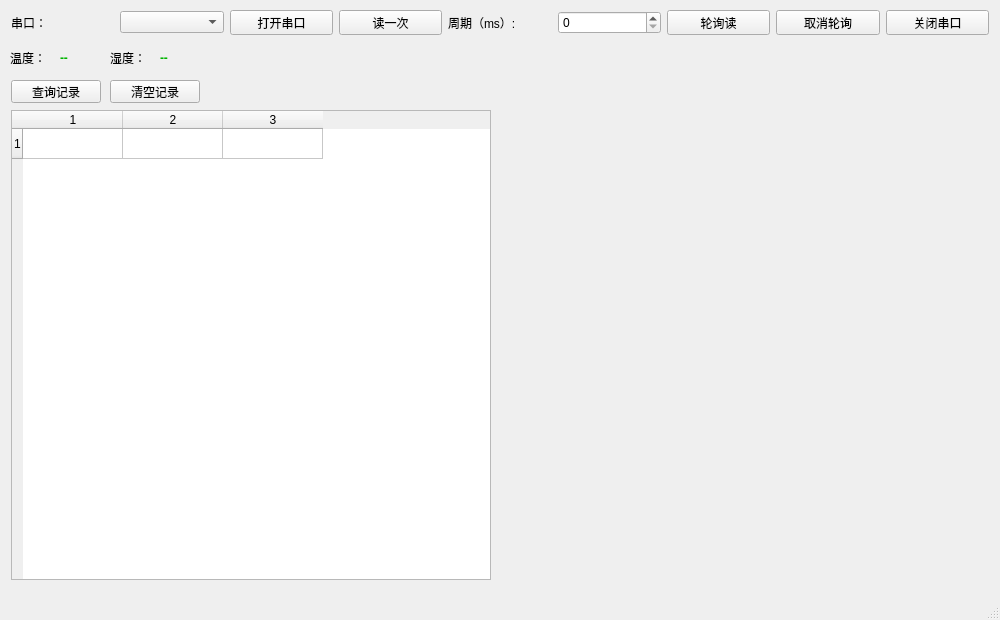
<?xml version="1.0" encoding="UTF-8"?>
<ui version="4.0">
 <class>MainWindow</class>
 <widget class="QMainWindow" name="MainWindow">
  <property name="geometry">
   <rect>
    <x>0</x>
    <y>0</y>
    <width>1000</width>
    <height>620</height>
   </rect>
  </property>
  <property name="windowTitle">
   <string>Modbus 温湿度主站</string>
  </property>
  <widget class="QWidget" name="centralwidget">
   <property name="geometry">
    <rect>
     <x>0</x>
     <y>0</y>
     <width>1000</width>
     <height>600</height>
    </rect>
   </property>
   <widget class="QLabel" name="label_3">
    <property name="geometry">
     <rect>
      <x>10</x>
      <y>50</y>
      <width>41</width>
      <height>16</height>
     </rect>
    </property>
    <property name="text">
     <string>温度：</string>
    </property>
   </widget>
   <widget class="QLabel" name="label_4">
    <property name="geometry">
     <rect>
      <x>110</x>
      <y>50</y>
      <width>41</width>
      <height>16</height>
     </rect>
    </property>
    <property name="text">
     <string>湿度：</string>
    </property>
   </widget>
   <widget class="QLabel" name="moi">
    <property name="geometry">
     <rect>
      <x>160</x>
      <y>50</y>
      <width>41</width>
      <height>16</height>
     </rect>
    </property>
    <property name="font">
     <font>
      <bold>true</bold>
     </font>
    </property>
    <property name="styleSheet">
     <string notr="true">QLabel{color: rgb(0,180,0);}</string>
    </property>
    <property name="text">
     <string>--</string>
    </property>
   </widget>
   <widget class="QLabel" name="tem">
    <property name="geometry">
     <rect>
      <x>60</x>
      <y>50</y>
      <width>41</width>
      <height>16</height>
     </rect>
    </property>
    <property name="font">
     <font>
      <bold>true</bold>
     </font>
    </property>
    <property name="styleSheet">
     <string notr="true">QLabel{color: rgb(0,180,0);}</string>
    </property>
    <property name="text">
     <string>--</string>
    </property>
   </widget>
   <widget class="QWidget" name="">
    <property name="geometry">
     <rect>
      <x>11</x>
      <y>10</y>
      <width>978</width>
      <height>25</height>
     </rect>
    </property>
    <layout class="QHBoxLayout" name="horizontalLayout">
     <item>
      <widget class="QLabel" name="label">
       <property name="text">
        <string>串口：</string>
       </property>
      </widget>
     </item>
     <item>
      <widget class="QComboBox" name="cbSerialPort"/>
     </item>
     <item>
      <widget class="QPushButton" name="openport">
       <property name="text">
        <string>打开串口</string>
       </property>
      </widget>
     </item>
     <item>
      <widget class="QPushButton" name="readone">
       <property name="text">
        <string>读一次</string>
       </property>
      </widget>
     </item>
     <item>
      <widget class="QLabel" name="label_2">
       <property name="text">
        <string>周期（ms）:</string>
       </property>
      </widget>
     </item>
     <item>
      <widget class="QSpinBox" name="time_box"/>
     </item>
     <item>
      <widget class="QPushButton" name="polling_read">
       <property name="text">
        <string>轮询读</string>
       </property>
      </widget>
     </item>
     <item>
      <widget class="QPushButton" name="stop_polling_read">
       <property name="text">
        <string>取消轮询</string>
       </property>
      </widget>
     </item>
     <item>
      <widget class="QPushButton" name="closeport">
       <property name="text">
        <string>关闭串口</string>
       </property>
      </widget>
     </item>
    </layout>
   </widget>
   <widget class="QPushButton" name="query_history">
    <property name="geometry">
     <rect>
      <x>11</x>
      <y>80</y>
      <width>90</width>
      <height>23</height>
     </rect>
    </property>
    <property name="text">
     <string>查询记录</string>
    </property>
   </widget>
   <widget class="QPushButton" name="clear_history">
    <property name="geometry">
     <rect>
      <x>110</x>
      <y>80</y>
      <width>90</width>
      <height>23</height>
     </rect>
    </property>
    <property name="text">
     <string>清空记录</string>
     </property>
   </widget>
   <widget class="QTableWidget" name="history_table">
    <property name="geometry">
     <rect>
      <x>11</x>
      <y>110</y>
      <width>480</width>
      <height>470</height>
     </rect>
    </property>
    <property name="columnCount">
     <number>3</number>
    </property>
    <row/>
    <column/>
    <column/>
    <column/>
   </widget>
  </widget>
  <widget class="QMenuBar" name="menubar">
   <property name="geometry">
    <rect>
     <x>0</x>
     <y>0</y>
     <width>1000</width>
     <height>21</height>
    </rect>
   </property>
  </widget>
  <widget class="QStatusBar" name="statusbar"/>
 </widget>
 <resources/>
 <connections/>
</ui>
